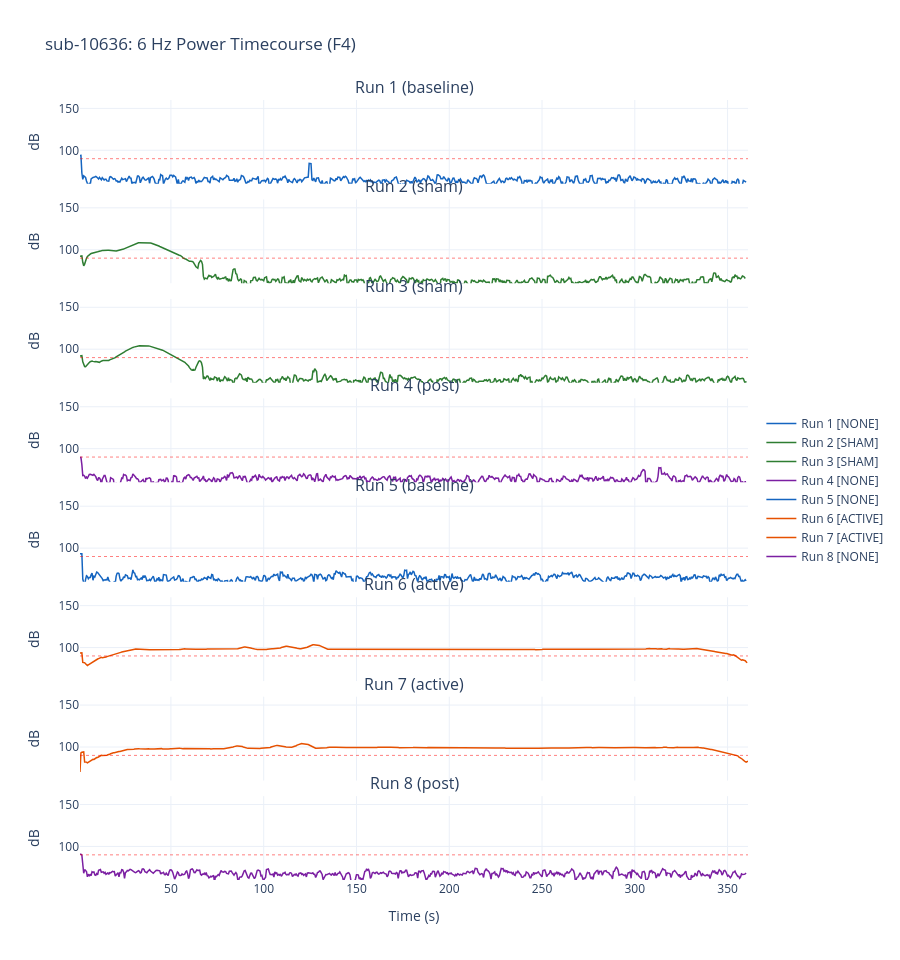

Notebook source saved alongside this figure:
### Markdown cell above
## 9. 6 Hz Timecourse Diagnostic

### Code cell
PLOT_SUBJECT = '10636'

sub_info = SUBJECT_INFO[PLOT_SUBJECT]
run_files = discover_runs(EEG_DIR, PLOT_SUBJECT)
condition_map = RUN_CONDITIONS[sub_info['counterbalance']]

available_runs = sorted(run_files.keys())
n_runs = len(available_runs)

fig = make_subplots(
    rows=n_runs, cols=1, shared_xaxes=True, vertical_spacing=0.02,
    subplot_titles=[f'Run {r} ({condition_map.get(r, "?")})' for r in available_runs],
)

condition_colors = {
    'baseline': '#1565C0',
    'sham':     '#2E7D32',
    'active':   '#E65100',
    'post':     '#7B1FA2',
}

thresholds = STIM_THRESHOLDS['earclip' if sub_info['earclip'] else 'no_earclip']

for i, run_num in enumerate(available_runs):
    files = run_files[run_num]
    nic2 = load_nic2_run(files['easy'], files['info'], files['imp'])
    condition = condition_map.get(run_num, 'unknown')
    
    t_spec, power_db = compute_6hz_timecourse(nic2['eeg'][:, EEG_CH_IDX[0]])
    stim_class, _ = classify_stimulation(nic2['eeg'][:, EEG_CH_IDX[0]], sub_info['earclip'])
    
    color = condition_colors.get(condition, '#999999')
    
    fig.add_trace(go.Scatter(
        x=t_spec, y=power_db,
        mode='lines', line=dict(color=color, width=1.5),
        name=f'Run {run_num} [{stim_class}]',
    ), row=i+1, col=1)
    
    fig.add_hline(y=thresholds['active_middle_min_db'], 
                  line=dict(color='red', width=0.5, dash='dot'),
                  row=i+1, col=1)
    
    fig.update_yaxes(range=[60, 160], title_text='dB', row=i+1, col=1)

fig.update_xaxes(title_text='Time (s)', row=n_runs, col=1)
fig.update_layout(
    height=120 * n_runs, width=900,
    template='plotly_white',
    title=f'sub-{PLOT_SUBJECT}: 6 Hz Power Timecourse (F4)',
    showlegend=True,
    legend=dict(x=1.02, y=0.5),
)

fig.show()
save_plot(fig, '6hz_timecourse', subject_id=PLOT_SUBJECT, format='html')

### Figure 1 — Plotly figure (JSON) as saved in the notebook; plotly's stock layout.template omitted (floating-point values rounded to 4 significant figures; data arrays with more than 128 entries replaced by an {"elided": "..."} marker saying what was removed)
{"data": [{"line": {"color": "#1565C0", "width": 1.5}, "mode": "lines", "name": "Run 1 [NONE]", "type": "scatter", "x": {"elided": "719 float values"}, "xaxis": "x", "y": {"elided": "719 float values"}, "yaxis": "y"}, {"line": {"color": "#2E7D32", "width": 1.5}, "mode": "lines", "name": "Run 2 [SHAM]", "type": "scatter", "x": {"elided": "718 float values"}, "xaxis": "x2", "y": {"elided": "718 float values"}, "yaxis": "y2"}, {"line": {"color": "#2E7D32", "width": 1.5}, "mode": "lines", "name": "Run 3 [SHAM]", "type": "scatter", "x": {"elided": "719 float values"}, "xaxis": "x3", "y": {"elided": "719 float values"}, "yaxis": "y3"}, {"line": {"color": "#7B1FA2", "width": 1.5}, "mode": "lines", "name": "Run 4 [NONE]", "type": "scatter", "x": {"elided": "719 float values"}, "xaxis": "x4", "y": {"elided": "719 float values"}, "yaxis": "y4"}, {"line": {"color": "#1565C0", "width": 1.5}, "mode": "lines", "name": "Run 5 [NONE]", "type": "scatter", "x": {"elided": "719 float values"}, "xaxis": "x5", "y": {"elided": "719 float values"}, "yaxis": "y5"}, {"line": {"color": "#E65100", "width": 1.5}, "mode": "lines", "name": "Run 6 [ACTIVE]", "type": "scatter", "x": {"elided": "720 float values"}, "xaxis": "x6", "y": {"elided": "720 float values"}, "yaxis": "y6"}, {"line": {"color": "#E65100", "width": 1.5}, "mode": "lines", "name": "Run 7 [ACTIVE]", "type": "scatter", "x": {"elided": "721 float values"}, "xaxis": "x7", "y": {"elided": "721 float values"}, "yaxis": "y7"}, {"line": {"color": "#7B1FA2", "width": 1.5}, "mode": "lines", "name": "Run 8 [NONE]", "type": "scatter", "x": {"elided": "719 float values"}, "xaxis": "x8", "y": {"elided": "719 float values"}, "yaxis": "y8"}], "layout": {"annotations": [{"font": {"size": 16}, "showarrow": false, "text": "Run 1 (baseline)", "x": 0.5, "xanchor": "center", "xref": "paper", "y": 1, "yanchor": "bottom", "yref": "paper"}, {"font": {"size": 16}, "showarrow": false, "text": "Run 2 (sham)", "x": 0.5, "xanchor": "center", "xref": "paper", "y": 0.8725, "yanchor": "bottom", "yref": "paper"}, {"font": {"size": 16}, "showarrow": false, "text": "Run 3 (sham)", "x": 0.5, "xanchor": "center", "xref": "paper", "y": 0.745, "yanchor": "bottom", "yref": "paper"}, {"font": {"size": 16}, "showarrow": false, "text": "Run 4 (post)", "x": 0.5, "xanchor": "center", "xref": "paper", "y": 0.6175, "yanchor": "bottom", "yref": "paper"}, {"font": {"size": 16}, "showarrow": false, "text": "Run 5 (baseline)", "x": 0.5, "xanchor": "center", "xref": "paper", "y": 0.49, "yanchor": "bottom", "yref": "paper"}, {"font": {"size": 16}, "showarrow": false, "text": "Run 6 (active)", "x": 0.5, "xanchor": "center", "xref": "paper", "y": 0.3625, "yanchor": "bottom", "yref": "paper"}, {"font": {"size": 16}, "showarrow": false, "text": "Run 7 (active)", "x": 0.5, "xanchor": "center", "xref": "paper", "y": 0.235, "yanchor": "bottom", "yref": "paper"}, {"font": {"size": 16}, "showarrow": false, "text": "Run 8 (post)", "x": 0.5, "xanchor": "center", "xref": "paper", "y": 0.1075, "yanchor": "bottom", "yref": "paper"}], "height": 960, "legend": {"x": 1.02, "y": 0.5}, "shapes": [{"line": {"color": "red", "dash": "dot", "width": 0.5}, "type": "line", "x0": 0, "x1": 1, "xref": "x domain", "y0": 90, "y1": 90, "yref": "y"}, {"line": {"color": "red", "dash": "dot", "width": 0.5}, "type": "line", "x0": 0, "x1": 1, "xref": "x2 domain", "y0": 90, "y1": 90, "yref": "y2"}, {"line": {"color": "red", "dash": "dot", "width": 0.5}, "type": "line", "x0": 0, "x1": 1, "xref": "x3 domain", "y0": 90, "y1": 90, "yref": "y3"}, {"line": {"color": "red", "dash": "dot", "width": 0.5}, "type": "line", "x0": 0, "x1": 1, "xref": "x4 domain", "y0": 90, "y1": 90, "yref": "y4"}, {"line": {"color": "red", "dash": "dot", "width": 0.5}, "type": "line", "x0": 0, "x1": 1, "xref": "x5 domain", "y0": 90, "y1": 90, "yref": "y5"}, {"line": {"color": "red", "dash": "dot", "width": 0.5}, "type": "line", "x0": 0, "x1": 1, "xref": "x6 domain", "y0": 90, "y1": 90, "yref": "y6"}, {"line": {"color": "red", "dash": "dot", "width": 0.5}, "type": "line", "x0": 0, "x1": 1, "xref": "x7 domain", "y0": 90, "y1": 90, "yref": "y7"}, {"line": {"color": "red", "dash": "dot", "width": 0.5}, "type": "line", "x0": 0, "x1": 1, "xref": "x8 domain", "y0": 90, "y1": 90, "yref": "y8"}], "showlegend": true, "title": {"text": "sub-10636: 6 Hz Power Timecourse (F4)"}, "width": 900, "xaxis": {"anchor": "y", "autorange": true, "domain": [0, 1], "matches": "x8", "range": [1, 361], "showticklabels": false, "type": "linear"}, "xaxis2": {"anchor": "y2", "autorange": true, "domain": [0, 1], "matches": "x8", "range": [1, 361], "showticklabels": false, "type": "linear"}, "xaxis3": {"anchor": "y3", "autorange": true, "domain": [0, 1], "matches": "x8", "range": [1, 361], "showticklabels": false, "type": "linear"}, "xaxis4": {"anchor": "y4", "autorange": true, "domain": [0, 1], "matches": "x8", "range": [1, 361], "showticklabels": false, "type": "linear"}, "xaxis5": {"anchor": "y5", "autorange": true, "domain": [0, 1], "matches": "x8", "range": [1, 361], "showticklabels": false, "type": "linear"}, "xaxis6": {"anchor": "y6", "autorange": true, "domain": [0, 1], "matches": "x8", "range": [1, 361], "showticklabels": false, "type": "linear"}, "xaxis7": {"anchor": "y7", "autorange": true, "domain": [0, 1], "matches": "x8", "range": [1, 361], "showticklabels": false, "type": "linear"}, "xaxis8": {"anchor": "y8", "autorange": true, "domain": [0, 1], "range": [1, 361], "title": {"text": "Time (s)"}, "type": "linear"}, "yaxis": {"anchor": "x", "domain": [0.8925, 1], "range": [60, 160], "title": {"text": "dB"}, "type": "linear"}, "yaxis2": {"anchor": "x2", "domain": [0.765, 0.8725], "range": [60, 160], "title": {"text": "dB"}, "type": "linear"}, "yaxis3": {"anchor": "x3", "domain": [0.6375, 0.745], "range": [60, 160], "title": {"text": "dB"}, "type": "linear"}, "yaxis4": {"anchor": "x4", "domain": [0.51, 0.6175], "range": [60, 160], "title": {"text": "dB"}, "type": "linear"}, "yaxis5": {"anchor": "x5", "domain": [0.3825, 0.49], "range": [60, 160], "title": {"text": "dB"}, "type": "linear"}, "yaxis6": {"anchor": "x6", "domain": [0.255, 0.3625], "range": [60, 160], "title": {"text": "dB"}, "type": "linear"}, "yaxis7": {"anchor": "x7", "domain": [0.1275, 0.235], "range": [60, 160], "title": {"text": "dB"}, "type": "linear"}, "yaxis8": {"anchor": "x8", "domain": [0, 0.1075], "range": [60, 160], "title": {"text": "dB"}, "type": "linear"}}}
